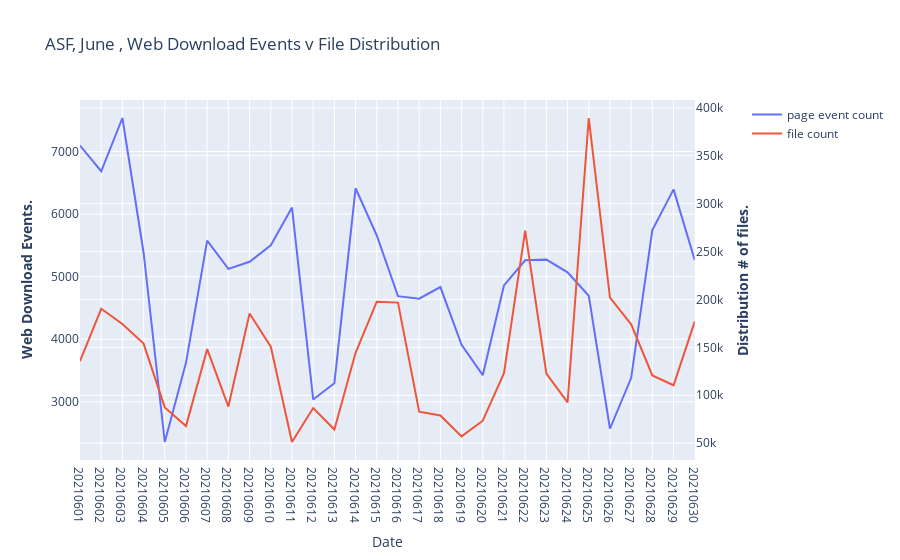

The notebook cell this image was saved under:
### Code cell
import plotly.graph_objects as go
from plotly.subplots import make_subplots

# Create figure with secondary y-axis
fig = make_subplots(specs=[[{"secondary_y": True}]])

# Add traces
fig.add_trace(
    go.Scatter(x=df['date'], y=df['pageCount'], name="page event count"),
    secondary_y=False,
)

fig.add_trace(
    go.Scatter(x=df['date'], y=df['fileCount'], name="file count"),
    secondary_y=True,
)

# Add figure title
fig.update_layout(
    title_text="ASF, June , Web Download Events v File Distribution"
)

# Set x-axis title
fig.update_xaxes(title_text="Date")

# Set y-axes titles
fig.update_yaxes(title_text="<b>Web Download Events.</b>", secondary_y=False)
fig.update_yaxes(title_text="<b>Distribution # of files.</b>", secondary_y=True)

fig.show()
fig.write_html("timeseries_" + "test" + ".html")

### Figure 1 — Plotly figure (JSON) as saved in the notebook; plotly's stock layout.template omitted (floating-point values rounded to 4 significant figures)
{"data": [{"name": "page event count", "type": "scatter", "x": ["20210601", "20210602", "20210603", "20210604", "20210605", "20210606", "20210607", "20210608", "20210609", "20210610", "20210611", "20210612", "20210613", "20210614", "20210615", "20210616", "20210617", "20210618", "20210619", "20210620", "20210621", "20210622", "20210623", "20210624", "20210625", "20210626", "20210627", "20210628", "20210629", "20210630"], "xaxis": "x", "y": [7095, 6684, 7535, 5382, 2358, 3623, 5575, 5125, 5237, 5500, 6104, 3038, 3298, 6412, 5658, 4688, 4648, 4834, 3912, 3426, 4859, 5261, 5272, 5069, 4695, 2572, 3379, 5744, 6395, 5264], "yaxis": "y"}, {"name": "file count", "type": "scatter", "x": ["20210601", "20210602", "20210603", "20210604", "20210605", "20210606", "20210607", "20210608", "20210609", "20210610", "20210611", "20210612", "20210613", "20210614", "20210615", "20210616", "20210617", "20210618", "20210619", "20210620", "20210621", "20210622", "20210623", "20210624", "20210625", "20210626", "20210627", "20210628", "20210629", "20210630"], "xaxis": "x", "y": [135533, 190284, 174479, 153951, 87320, 67800, 148132, 88169, 185312, 150646, 51193, 86596, 64192, 144335, 197634, 196701, 82881, 78858, 57051, 73405, 123011, 271792, 122694, 92472, 389443, 202043, 174068, 120630, 110431, 177063], "yaxis": "y2"}], "layout": {"title": {"text": "ASF, June , Web Download Events v File Distribution"}, "xaxis": {"anchor": "y", "domain": [0, 0.94], "title": {"text": "Date"}}, "yaxis": {"anchor": "x", "domain": [0, 1], "title": {"text": "<b>Web Download Events.</b>"}}, "yaxis2": {"anchor": "x", "overlaying": "y", "side": "right", "title": {"text": "<b>Distribution # of files.</b>"}}}}
